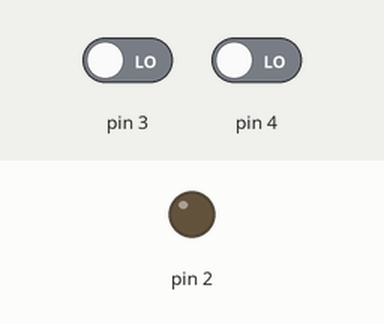
Recording of a sketch running on a simulated Arduino Uno, built with avr-gcc and run on an emulated ATmega328P. Shown: output pins drawn as LEDs (lit = HIGH). The inputs (shaded band) are chosen by the test bench; at power-on: pin 3 LOW, pin 4 LOW.

Above: at 1.2 s.
1.3 s: pin 3 driven HIGH
At 2.4 s:
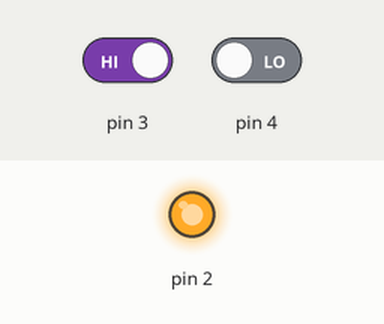
2.8 s: pin 4 driven HIGH
At 3.8 s:
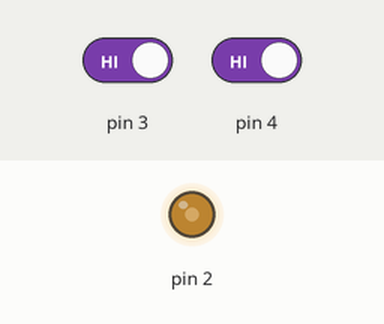
4.3 s: pin 4 driven LOW
At 5.7 s:
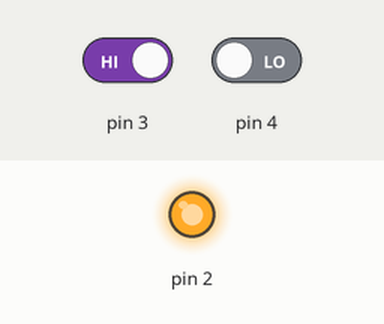
Timing chart, 0 to 7.3 s (numbered marks = the images above; inputs shaded):
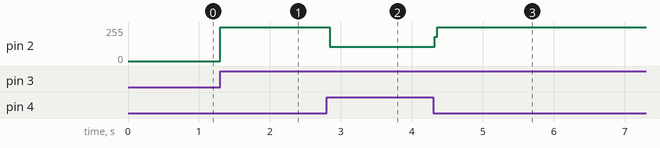

Measured:
- after the input at 1.3 s, pin 2: 0/255 → 255/255 at once
- after the input at 2.8 s, pin 2: 255/255 → 107/255 at once
- after the input at 4.3 s, pin 2: 107/255 → 255/255 at once

The sketch:

butonKullanma2.ino
```cpp
void setup()
{
pinMode(2, OUTPUT);
pinMode(3, INPUT);
pinMode(4, INPUT);
}
void loop()
{
if (digitalRead(3)==1)
 digitalWrite(2, 1);
if (digitalRead(4)==1)
 digitalWrite(2, 0);
}
```
